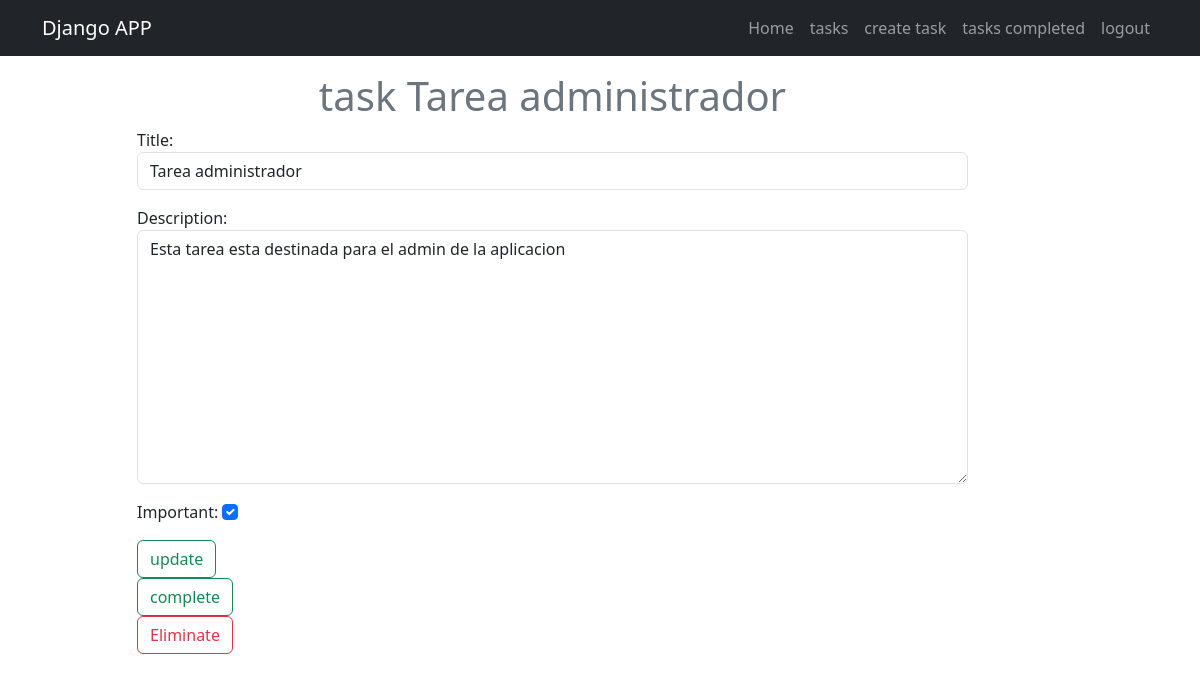
Page /tasks/1/ (signed in) on the committed database.
### tasks/models.py (models this page shows, shortened)
class Task(models.Model):
    title = models.CharField(max_length=100)
    description = models.TextField(blank=True) #aqui estoy diciendo que sino se pasa nada en ese campo pues ese campo se puede quedar vacio
    created = models.DateTimeField(auto_now_add=True)#aqui vamos agregar la hora por defecto cuando se cree una tarea
    datecompleted = models.DateTimeField(null=True, blank=True)#aqui estoy diciendo que este campo iniciara vacio cuando se cree la tarea y ademas el "blank" significa que esta columna es opcional llenarla o completarla para el administrador
    important = models.BooleanField(default=False)#aqui estoy diciendo que todas las tareas que se vayan a crear no van a ser importante mas adelante las marcaremos como true
    user = models.ForeignKey(User, on_delete=models.CASCADE)#se hace la relacion de la clase User es decir, que se esta tabla de task se va a relacionar con la User en la base de datos

### tasks/views.py (the view, shortened to what this page needs)
# urls.py: path('tasks/<int:task_id>/', views.task_detail, name='tasks_detail'),
@login_required#esta es una funcion de la biblioteca de django que nos permite que cualquier persona la cual no este autenticado no pueda ingresar a cualquier vista solo utilizando la url
def task_detail (request, task_id):#actualizar tareas
    if request.method == 'GET':
        task = get_object_or_404(Task, pk=task_id, user=request.user)#se hace una consulta con el metodo get, ademas siempre se debe colocar dentro de los parentesis la clase (base de datos) y el id el cual vamos a buscar, ademas el "user=request.user" es para que solo el usuario que esta utilizando la aplicacion pueda modificar sus tareas y no la de los demas
        form = TaskForm(instance=task)
        return render(request, 'task_detail.html', {
            'task': task,
            'form': form
        })

### tasks/forms.py
class TaskForm(forms.ModelForm):#aqui estamos reando una plantilla para nuestro html segun lo que necesitemos en la base de datos
    class Meta:
        model = Task #aqui estoy diciendo que cuando se cree la pnatilla vamos a coger de modelo a la clase Task, para que funcione bien la plantilla con la clase y se pueda guardar los datos en la base de datos
        fields = ['title', 'description', 'important']#estos datos son los que se van a crear para la plantilla que son tambien los datos del models Task, para que todo quede bien creado
        widgets = {
            'title': forms.TextInput(attrs={'class': 'form-control', 'placeholder': 'Escribe un titulo', }),
            'description': forms.Textarea(attrs={'class': 'form-control', 'placeholder': 'Describe la tarea'}),
            'important': forms.CheckboxInput(attrs={'class': 'form-check-input'}),
        }

### tasks/templates/task_detail.html (shortened to what this page needs)
{% extends 'base.html' %}
{% block content %}
<main class="container">
    <div class="row">
        <div class="col-md-9 offset-md-1 py-3">
            <form method="POST">
                <h1 class="text-secondary text-center">task {{task.title}} </h1>
                {{form.as_p}}
                <button class="btn btn-outline-success">
                    update
                </button>
            </form>
            <form action="{% url 'complete_task' task.id %}" method="POST">
                <button class="btn btn-outline-success">
                    complete
                </button>
            </form>
            <form action="{% url 'Eliminate_task' task.id %}" method="POST">
                <button class="btn btn-outline-danger">
                    Eliminate
                </button>
            </form>
        </div>
    </div>
</main>
{% endblock %}

### rows in the picture
Task: title "Tarea administrador", description "Esta tarea esta destinada para el admin de la aplicacion", important "☑"
